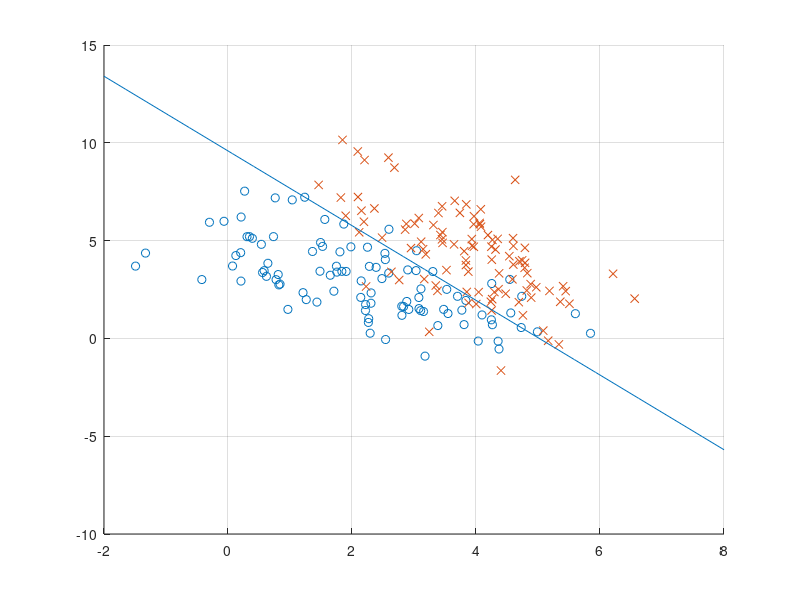

The MATLAB script that drew this image:
% clear up everything
clear all; close all; clc;
% create a multivariate normal matrix with 2 variables
% postive
n=100; % number of entries
mu = [2,3];
sigma = [2,-1.5;
         -1.5,3];
X1 = [ones(n,1),mvnrnd(mu,sigma,n)];
Y1=ones(n,1);

% negatives
mu = [4,4];
sigma = [1,-1.5;
         -1.5,5];
X2 = [ones(n,1),mvnrnd(mu,sigma,n)];
Y2=-ones(n,1);
scatter(X1(:,2),X1(:,3),'o')
hold on
grid on
scatter(X2(:,2),X2(:,3),'x')

X=[X1;X2];
Y=[Y1;Y2];
% initialize weight vector
W=zeros(3,1);
% training
sz=size(X);
dim=sz(1);
eta=0.5;
macro_n=1000;
for m=1:macro_n
    eta=eta/m;
for i= randperm(dim) 
    if W'*X(i,:)'*Y(i)<=0
        W=W+eta*Y(i)*X(i,:)';
    end   
end
end
W
%plot line
x = linspace(-2,8,30);
y = (-W(1)*ones(1,30)-W(2).*x)./W(3);
plot(x,y)
